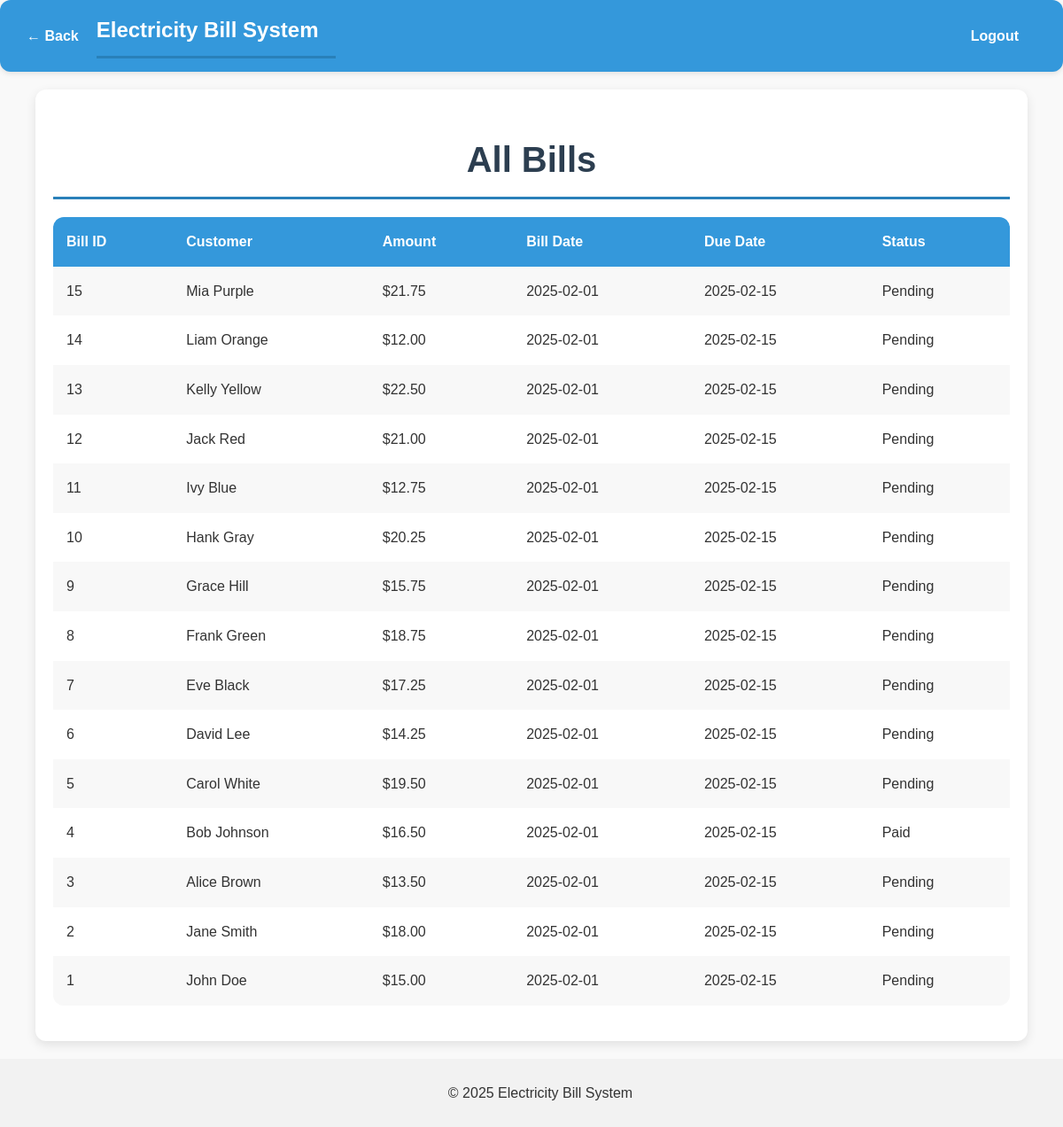
/admin/view_all_bills.php (signed in), run on the app's committed database.
### tables this page shows
CREATE TABLE `Bills` (
  `bill_id` int NOT NULL AUTO_INCREMENT,
  `account_id` int NOT NULL,
  `amount` decimal(10,2) NOT NULL,
  `bill_date` date DEFAULT NULL,
  `due_date` date NOT NULL,
  `status` enum('Pending','Paid') DEFAULT 'Pending',
  PRIMARY KEY (`bill_id`),
  UNIQUE KEY `account_id` (`account_id`,`bill_date`),
  CONSTRAINT `bills_ibfk_2` FOREIGN KEY (`account_id`) REFERENCES `Account` (`account_id`),
  CONSTRAINT `chk_amount` CHECK ((`amount` > 0))
);

CREATE TABLE `Customer` (
  `cust_id` int NOT NULL AUTO_INCREMENT,
  `cust_name` varchar(100) NOT NULL,
  `email` varchar(100) NOT NULL,
  `password` varchar(255) NOT NULL,
  `address_id` int NOT NULL,
  PRIMARY KEY (`cust_id`),
  UNIQUE KEY `email` (`email`),
  KEY `address_id` (`address_id`),
  CONSTRAINT `customer_ibfk_1` FOREIGN KEY (`address_id`) REFERENCES `Address` (`address_id`)
);

### admin/view_all_bills.php (the view, shortened to what this page needs)
<?php
include('../includes/db_connection.php');
include('../includes/header.php');
$stmt = $conn->prepare("SELECT b.bill_id, c.cust_name, b.amount, b.bill_date, b.due_date, b.status
                        FROM Bills b
                        JOIN Account a ON b.account_id = a.account_id
                        JOIN Customer c ON a.cust_id = c.cust_id
                        ORDER BY b.bill_id DESC");
$stmt->execute();
$result = $stmt->get_result();
?>
<div class="container">
    <h1>All Bills</h1>
    <table>
        <tr><th>Bill ID</th><th>Customer</th><th>Amount</th><th>Bill Date</th><th>Due Date</th><th>Status</th></tr>
        <?php while ($row = $result->fetch_assoc()): ?>
            <tr>
                <td><?php echo $row['bill_id']; ?></td>
                <td><?php echo $row['cust_name']; ?></td>
                <td>$<?php echo $row['amount']; ?></td>
                <td><?php echo $row['bill_date']; ?></td>
                <td><?php echo $row['due_date']; ?></td>
                <td><?php echo $row['status']; ?></td>
            </tr>
        <?php endwhile; ?>
    </table>
</div>
<link rel="stylesheet" href="../css/styles.css">
<?php include('../includes/footer.php'); ?>

### css/styles.css (style rules this page uses)
body { font-family: 'Poppins', sans-serif; background-color: #f9f9f9; color: #333; margin: 0; padding: 0; line-height: 1.6; }
.container { width: 90%; max-width: 1200px; margin: 20px auto; padding: 20px; background-color: #ffffff; box-shadow: 0 4px 12px rgba(0, 0, 0, 0.1); border-radius: 12px; }
h1, h2, h3 { color: #2c3e50; margin-bottom: 20px; }
h1 { font-size: 2.5rem; text-align: center; border-bottom: 3px solid #2980b9; padding-bottom: 10px; }
table { width: 100%; border-collapse: collapse; margin-bottom: 20px; background-color: #ffffff; border-radius: 12px; overflow: hidden; }
th, td { padding: 15px; text-align: left; color: #333; }
th { background-color: #3498db; color: #fff; font-weight: bold; }
tr:nth-child(even) { background-color: #f8f8f8; }

### data on the page
bills: bill_id "15", customer.cust_name "Mia Purple", amount "21.75", bill_date "2025-02-01", due_date "2025-02-15", status "Pending"
bills: bill_id "14", customer.cust_name "Liam Orange", amount "12.00", bill_date "2025-02-01", due_date "2025-02-15", status "Pending"
bills: bill_id "13", customer.cust_name "Kelly Yellow", amount "22.50", bill_date "2025-02-01", due_date "2025-02-15", status "Pending"
bills: bill_id "12", customer.cust_name "Jack Red", amount "21.00", bill_date "2025-02-01", due_date "2025-02-15", status "Pending"
bills: bill_id "11", customer.cust_name "Ivy Blue", amount "12.75", bill_date "2025-02-01", due_date "2025-02-15", status "Pending"
bills: bill_id "10", customer.cust_name "Hank Gray", amount "20.25", bill_date "2025-02-01", due_date "2025-02-15", status "Pending"
bills: bill_id "9", customer.cust_name "Grace Hill", amount "15.75", bill_date "2025-02-01", due_date "2025-02-15", status "Pending"
bills: bill_id "8", customer.cust_name "Frank Green", amount "18.75", bill_date "2025-02-01", due_date "2025-02-15", status "Pending"
bills: bill_id "7", customer.cust_name "Eve Black", amount "17.25", bill_date "2025-02-01", due_date "2025-02-15", status "Pending"
bills: bill_id "6", customer.cust_name "David Lee", amount "14.25", bill_date "2025-02-01", due_date "2025-02-15", status "Pending"
bills: bill_id "5", customer.cust_name "Carol White", amount "19.50", bill_date "2025-02-01", due_date "2025-02-15", status "Pending"
bills: bill_id "4", customer.cust_name "Bob Johnson", amount "16.50", bill_date "2025-02-01", due_date "2025-02-15", status "Paid"
bills: bill_id "3", customer.cust_name "Alice Brown", amount "13.50", bill_date "2025-02-01", due_date "2025-02-15", status "Pending"
bills: bill_id "2", customer.cust_name "Jane Smith", amount "18.00", bill_date "2025-02-01", due_date "2025-02-15", status "Pending"
bills: bill_id "1", customer.cust_name "John Doe", amount "15.00", bill_date "2025-02-01", due_date "2025-02-15", status "Pending"
